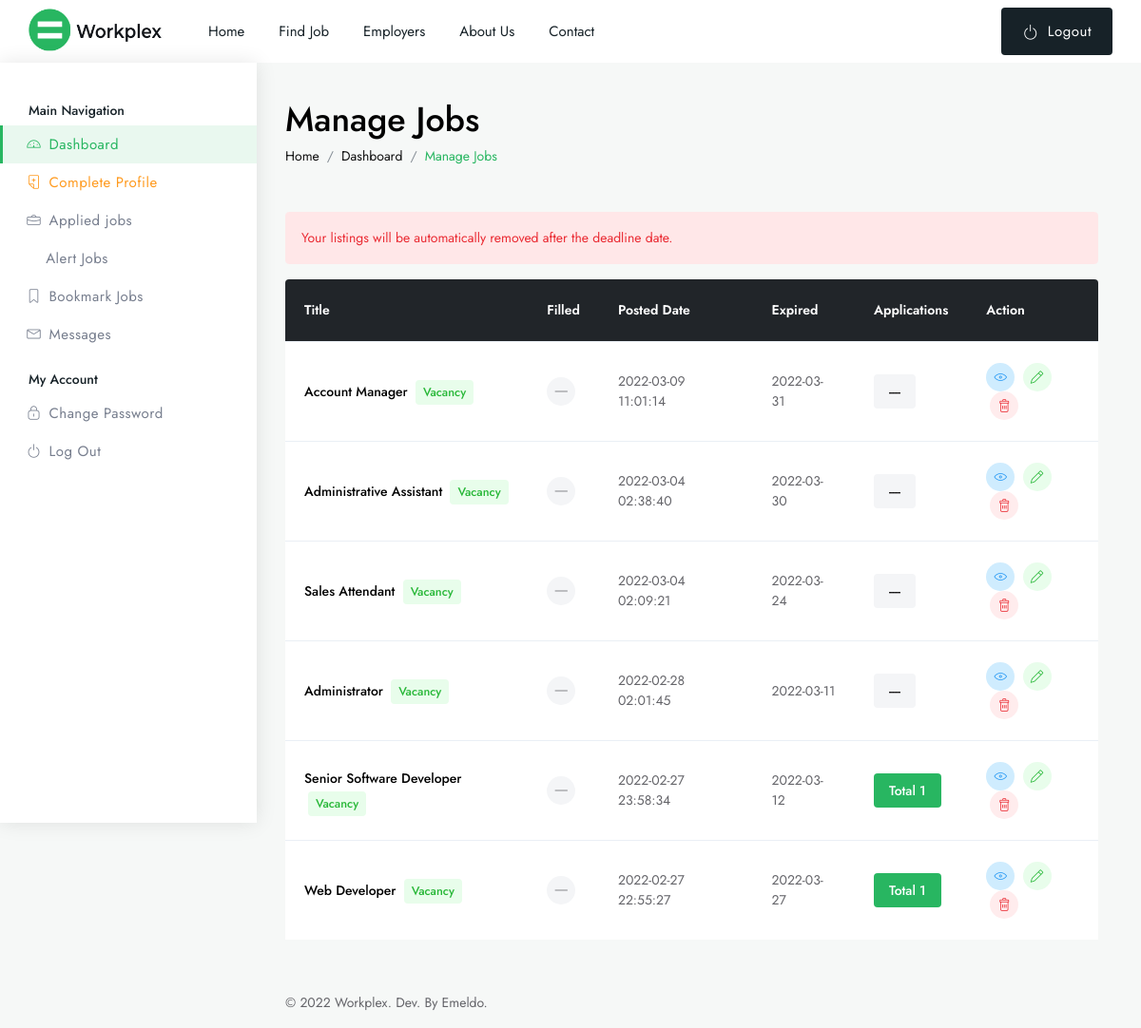
The app's page /dashboard/dashboard-manage-jobs.php (signed in) with its own data.
### tables this page shows
CREATE TABLE IF NOT EXISTS `tbljob` (
  `JOBID` int(11) NOT NULL AUTO_INCREMENT,
  `COMPANYID` int(11) NOT NULL,
  `WORKPLACE_POLICY` varchar(50) NOT NULL,
  `JOBTITLE` varchar(90) NOT NULL,
  `JOBCATEGORYID` int(11) NOT NULL,
  `SALARY` double NOT NULL,
  `JOBTYPE` varchar(50) NOT NULL,
  `QUALIFICATION` varchar(50) NOT NULL,
  `JOBDESCRIPTION` text NOT NULL,
  `PREFEREDSEX` varchar(30) NOT NULL,
  `CAREERLEVEL` varchar(20) NOT NULL,
  `WORKEXPERIENCE` varchar(50) NOT NULL,
  `DEADLINE` date NOT NULL,
  `JOBSTATUS` varchar(90) NOT NULL,
  `DATEPOSTED` datetime NOT NULL,
  PRIMARY KEY (`JOBID`)
);

### dashboard/dashboard-manage-jobs.php (the view, shortened to what this page needs)
<!DOCTYPE html>
<html lang="zxx">
<?php require 'include/phpcode.php';
		mysqli_query($con, $delete_sql); ?>
<head>
	<link href="assets/css/styles.css" rel="stylesheet">
</head>
<body>
	<div id="main-wrapper">
		<?php include 'header.php' ?>
		<div class="dashboard-wrap bg-light">
			<?php include 'sidenav.php' ?>
			<div class="dashboard-content">
				<div class="dashboard-tlbar d-block mb-5">
					<div class="row">
						<div class="colxl-12 col-lg-12 col-md-12">
							<h1 class="ft-medium">Manage Jobs</h1>
							<nav aria-label="breadcrumb">
								<ol class="breadcrumb">
									<li class="breadcrumb-item text-muted"><a href="#">Home</a></li>
									<li class="breadcrumb-item text-muted"><a href="#">Dashboard</a></li>
									<li class="breadcrumb-item"><a href="#" class="theme-cl">Manage Jobs</a></li>
								</ol>
							</nav>
						</div>
					</div>
				</div>
				<div class="dashboard-widg-bar d-block">
					<div class="row">
						<div class="col-xl-12 col-lg-12 col-md-12">
							<div class="d-flex align-items-center p-3 alert alert-danger">
								Your listings will be automatically removed after the deadline date.
							</div>
							<div class="mb-4 tbl-lg rounded overflow-hidden">
								<div class="table-responsive bg-white">
									<table class="table">
										<thead class="thead-dark">
											<tr>
												<th scope="col">Title</th>
												<th scope="col">Filled</th>
												<th scope="col">Posted Date</th>
												<th scope="col">Expired</th>
												<th scope="col">Applications</th>
												<th scope="col">Action</th>
											</tr>
										</thead>
										<tbody>
											<?php
											$query = "SELECT * from tbljob ORDER BY JOBID DESC" or die(mysqli_error($con));
											$run = mysqli_query($con, $query);
											while ($row = mysqli_fetch_array($run)) {
												$JOBID = $row['JOBID'];
												$queryapp = "SELECT * from tbljobapplication WHERE JOBID = '$JOBID'" or die(mysqli_error($con));
												$runapp = mysqli_query($con, $queryapp);
												$count = 0;
												while ($rowapp = mysqli_fetch_array($runapp)) {
													$count++;
												}
											?>
												<tr>
													<td>
														<div class="dash-title">
															<h4 class="mb-0 ft-medium fs-sm"><?php echo $row['JOBTITLE']; ?>
																<span class="medium theme-cl rounded text-success bg-light-success ml-1 py-1 px-2"><?php echo $row['JOBSTATUS']; ?></span>
															</h4>
														</div>
													</td>
													<td>
														<div class="dash-filled">
															<?php if ($row['JOBSTATUS'] == "Filled") { ?>
																<div class="dash-filled"><span class="p-2 circle text-light bg-success d-inline-flex align-items-center justify-content-center"><i class="lni lni-checkmark"></i></span></div>
															<?php } else { ?>
																<span class="p-2 circle gray d-inline-flex align-items-center justify-content-center"><i class="lni lni-minus"></i></span>
															<?php } ?>
														</div>
													</td>
													<td><?php echo $row['DATEPOSTED']; ?></td>
													<td><?php echo $row['DEADLINE']; ?></td>
													<td>
														<?php if ($count > 0) { ?>
															<a href="dashboard-manage-applications.html" class="theme-bg text-light rounded px-3 py-2 ft-medium">Total <?php echo $count ?></a>
														<?php } else { ?>
															<a href="javascript:void(0);" class="gray rounded px-3 py-2 ft-medium">----</a>
														<?php } ?>
													</td>
													<td>
														<div class="dash-action">
															<a href="../job-detail.php?jobid=<?php echo $row['JOBID']; ?>" class="p-2 circle text-info bg-light-info d-inline-flex align-items-center justify-content-center mr-1"><i class="lni lni-eye"></i></a>
															<a href="dashboard-jobs-edit.php?id=<?php echo $row['JOBID']; ?>" class="p-2 circle text-success bg-light-success d-inline-flex align-items-center justify-content-center"><i class="lni lni-pencil"></i></a>
															<a href="?type=delete&id=<?php echo $row['JOBID'] ?>" onclick="return confirm('Are you sure you want to delete?');" class="p-2 circle text-danger bg-light-danger d-inline-flex align-items-center justify-content-center ml-1"><i class="lni lni-trash-can"></i></a>
														</div>
													</td>
												</tr>
											<?php
											}
											?>
										</tbody>
									</table>
								</div>
							</div>
						</div>
					</div>
				</div>
				<?php include 'footer.php' ?>
			</div>
		</div>
	</div>
</body>
</html>

### records on screen
tbljob: JOBTITLE "Account Manager", JOBSTATUS "Vacancy", DATEPOSTED "2022-03-09 11:01:14", DEADLINE "2022-03-31"
tbljob: JOBTITLE "Administrative Assistant", JOBSTATUS "Vacancy", DATEPOSTED "2022-03-04 02:38:40", DEADLINE "2022-03-30"
tbljob: JOBTITLE "Sales Attendant", JOBSTATUS "Vacancy", DATEPOSTED "2022-03-04 02:09:21", DEADLINE "2022-03-24"
tbljob: JOBTITLE "Administrator", JOBSTATUS "Vacancy", DATEPOSTED "2022-02-28 02:01:45", DEADLINE "2022-03-11"
tbljob: JOBTITLE "Senior Software Developer", JOBSTATUS "Vacancy", DATEPOSTED "2022-02-27 23:58:34", DEADLINE "2022-03-12", count "1"
tbljob: JOBTITLE "Web Developer", JOBSTATUS "Vacancy", DATEPOSTED "2022-02-27 22:55:27", DEADLINE "2022-03-27", count "1"
